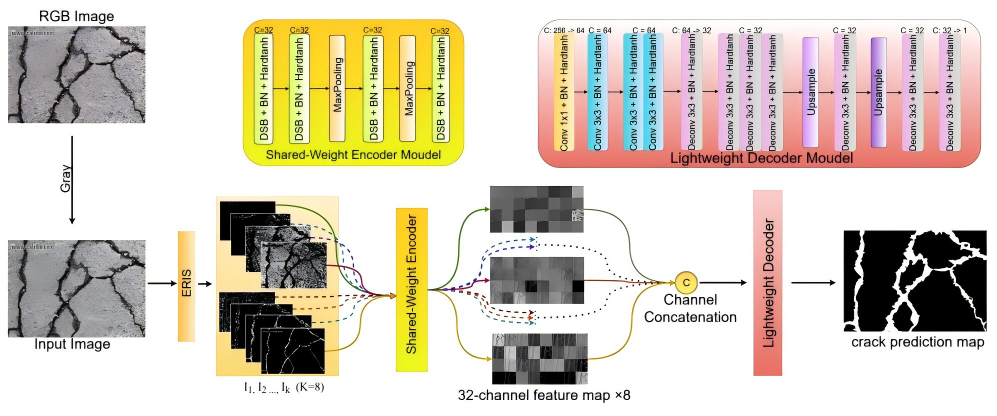
#> input picture model/pic.png, 997 x 416 px; its folder holds only this picture in this run
$ python -i data_io.py   (imports and definitions only)
#> lines starting #> are read from the running program, lines starting #| are printed output that depends on the picture
import os
import cv2
import numpy as np
import codecs
import glob

def imread(path, load_size=0, load_mode=cv2.IMREAD_GRAYSCALE, convert_rgb=False, thresh=-1):
#> called with path = 'pic.png', load_size = 0, load_mode = 0, convert_rgb = False, thresh = -1
    im = cv2.imread(path, load_mode)
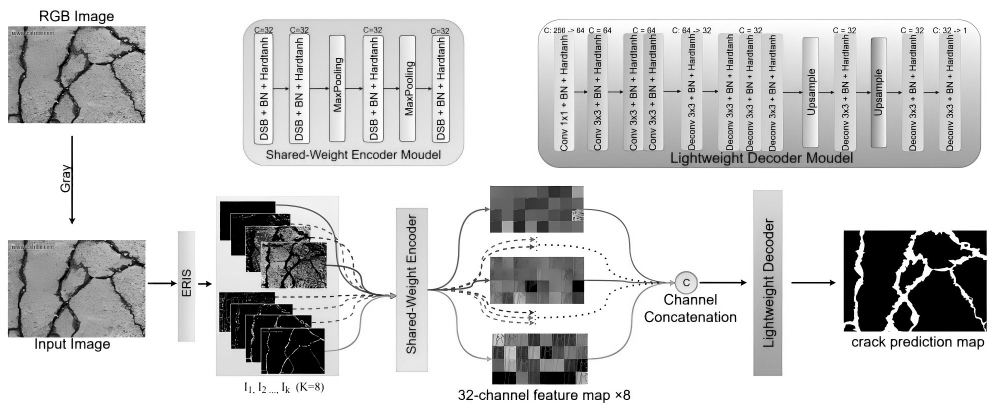
#> im: shape (416, 997); min 0, max 255, mean 209.3
    if convert_rgb:
        im = cv2.cvtColor(im, cv2.COLOR_BGR2RGB)
    if load_size > 0:
        im = cv2.resize(im, (load_size, load_size), interpolation=cv2.INTER_CUBIC)
    if thresh > 0:
        _, im = cv2.threshold(im, thresh, 255, cv2.THRESH_BINARY)
    return im

def get_image_pairs(data_dir, suffix_gt='real_B', suffix_pred='fake_B'):
    gt_list = glob.glob(os.path.join(data_dir, '*{}.png'.format(suffix_gt)))
    # gf_list = glob.glob(os.path.join((data_dir, 'gf')))
    # pred_list = [ll.replace(suffix_gt, suffix_pred) for ll in gf_list]
    pred_list = [ll.replace(suffix_gt, suffix_pred) for ll in gt_list]
    # for gt, pred in zip(gt_list, pred_list):
    #     print(gt)
    #     print(pred)
    assert len(gt_list) == len(pred_list)
    pred_imgs, gt_imgs = [], []

    for pred_path, gt_path in zip(pred_list, gt_list):
        # pred_imgs.append(imread(pred_path))
        pred_img = imread(pred_path)
        pred_img = 255 - pred_img
        pred_imgs.append(pred_img)
        gt_imgs.append(imread(gt_path, thresh=127))


    save_folder = 'save_folder'

    if not os.path.exists(save_folder):
        os.makedirs(save_folder)

    for i, (src_img, tgt_img) in enumerate(zip(pred_imgs, gt_imgs)):
        save_path_src = os.path.join(save_folder, f'src_image_{i}.png')
        save_path_tgt = os.path.join(save_folder, f'tgt_image_{i}.png')
        cv2.imwrite(save_path_src, src_img)
        cv2.imwrite(save_path_tgt, tgt_img)

    print(f'Saved {len(pred_imgs)} images to {save_folder}')
    return pred_imgs, gt_imgs

def save_results(input_list, output_path):
    with codecs.open(output_path, 'w', encoding='utf-8') as fout:
        for ll in input_list:
            line = '\t'.join(['%.4f' % v for v in ll])+'\n'
            fout.write(line)

>>> result = imread('pic.png')
